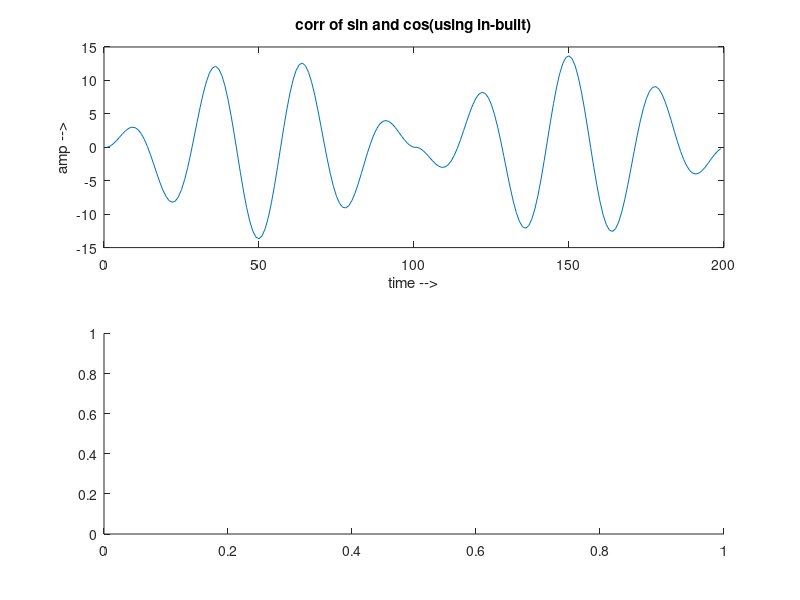

Write MATLAB code to recreate this figure. (Note: this script raises an error after producing the figure.)
sinx = sin(2*pi*3*(0:.01:.99));
cosx = cos(2*pi*4*(0:.01:.99));
expx = exp(0:.01:.99);

subplot(2,1,1);
plot(xcorr(sinx,cosx));
title('corr of sin and cos(using in-built)');
xlabel('time -->');
ylabel('amp -->');


subplot(2,1,2);
plot(correlation_mf(sinx,cosx));
title('corr of sin and cos');
xlabel('time -->');
ylabel('amp -->');
figure


subplot(2,1,1);
plot(xcorr(sinx,expx));
title('corr of sin and exp(using in-built)');
xlabel('time -->');
ylabel('amp -->');
subplot(2,1,2);


plot(correlation_mf(sinx,expx));
title('corr of sin and exp');
xlabel('time -->');
ylabel('amp -->');

